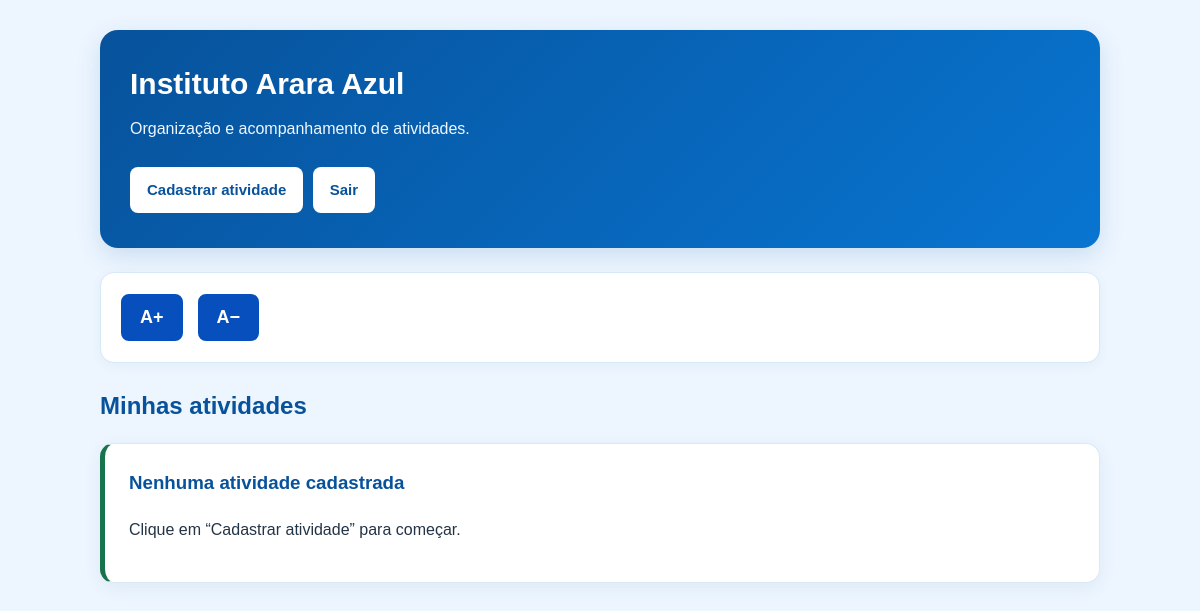
Before: /atividades (signed in) with the older database file.
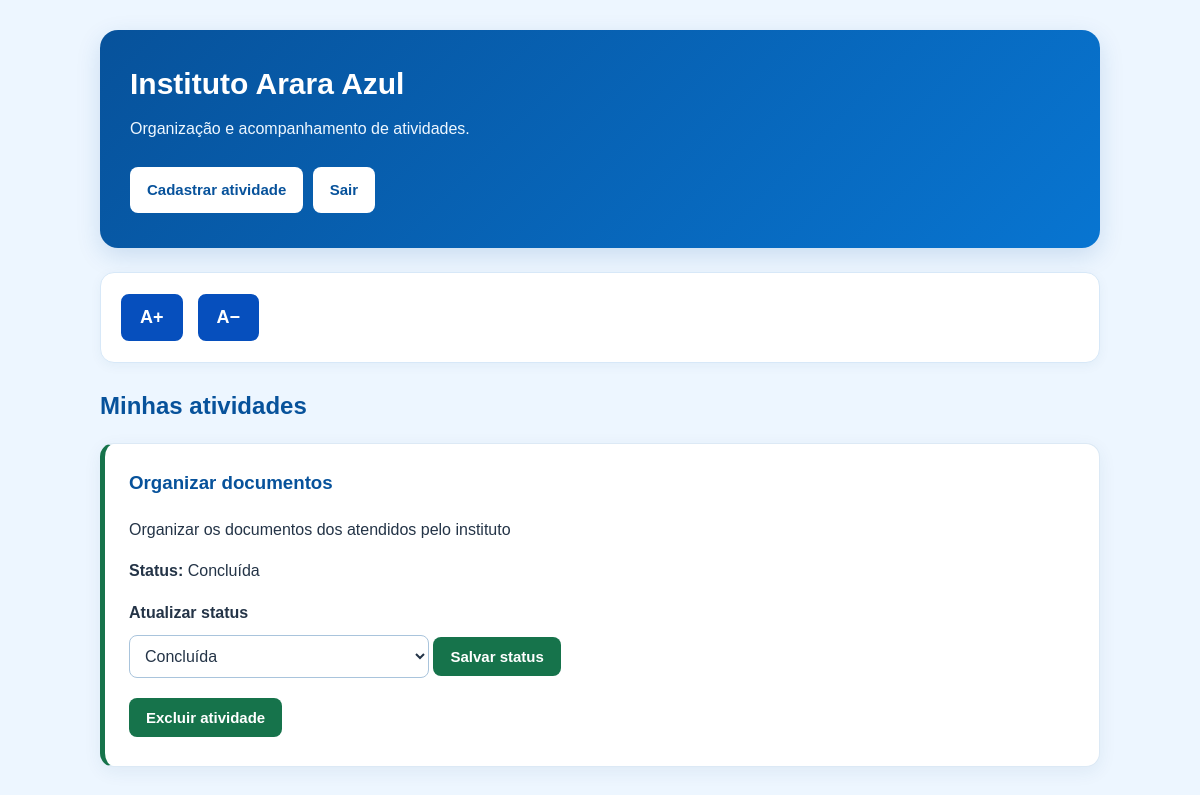
After: the same page with the newer database file.
### app.py (models this page shows)
class Atividade(db.Model):
    id = db.Column(db.Integer, primary_key=True)
    titulo = db.Column(db.String(150), nullable=False)
    descricao = db.Column(db.Text, nullable=False)
    status = db.Column(
        db.String(30),
        nullable=False,
        default="Pendente"
    )
    usuario_id = db.Column(
        db.Integer,
        db.ForeignKey("usuario.id"),
        nullable=False
    )

### app.py (the view)
@app.route("/atividades")
@login_required
def atividades():
    lista = Atividade.query.filter_by(
        usuario_id=session["usuario_id"]
    ).order_by(
        Atividade.id.desc()
    ).all()
    return render_template(
        "atividades.html",
        atividades=lista
    )

### app.py (called while the page is built)
def login_required(func):
    @wraps(func)
    def wrapper(*args, **kwargs):
        if "usuario_id" not in session:
            return redirect(url_for("login"))
        return func(*args, **kwargs)
    return wrapper

### templates/atividades.html (shortened to what this page needs)
<!DOCTYPE html>
<html lang="pt-BR">
<head>
</head>
<body>
    <main>
        <header>
            <h1>Instituto Arara Azul</h1>
            <p>Organização e acompanhamento de atividades.</p>
            <a href="{{ url_for('nova_atividade') }}">
                Cadastrar atividade
            </a>
            <a href="{{ url_for('logout') }}">
                Sair
            </a>
        </header>
        <div class="acessibilidade"
             role="group"
             aria-label="Controles de acessibilidade">
            <button type="button"
                    onclick="alterarFonte(1)"
                    aria-label="Aumentar tamanho da fonte">
                A+
            </button>
            <button type="button"
                    onclick="alterarFonte(-1)"
                    aria-label="Diminuir tamanho da fonte">
                A−
            </button>
        </div>
        <h2>Minhas atividades</h2>
        {% for atividade in atividades %}
            <article>
                <h3>{{ atividade.titulo }}</h3>
                <p>{{ atividade.descricao }}</p>
                <p>
                    <strong>Status:</strong>
                    {{ atividade.status }}
                </p>
                <form method="POST"
                      action="{{ url_for('alterar_status', id=atividade.id) }}">
                    <label for="status-{{ atividade.id }}">
                        Atualizar status
                    </label>
                    <select id="status-{{ atividade.id }}" name="status">
                        {% for status in ['Pendente', 'Em andamento', 'Concluída'] %}
                            <option value="{{ status }}"
                                {% if atividade.status == status %}selected{% endif %}>
                                {{ status }}
                            </option>
                        {% endfor %}
                    </select>
                    <button type="submit">Salvar status</button>
                </form>
                <form method="POST"
                      action="{{ url_for('excluir_atividade', id=atividade.id) }}"
                      onsubmit="return confirm('Deseja excluir esta atividade?')">
                    <button type="submit">Excluir atividade</button>
                </form>
            </article>
        {% else %}
            <article>
                <h3>Nenhuma atividade cadastrada</h3>
                <p>
                    Clique em “Cadastrar atividade” para começar.
                </p>
            </article>
        {% endfor %}
    </main>
</body>
</html>

### templates/atividades.html (style rules this page uses)
* { box-sizing: border-box; }
body { margin: 0; padding: 30px 18px; font-family: Arial, sans-serif; background: #edf6ff; color: #243447; font-size: 16px; line-height: 1.6; }
main { max-width: 1000px; margin: auto; }
header { background: linear-gradient(135deg, #07529b, #0875d1); color: white; padding: 30px; margin-bottom: 24px; border-radius: 18px; box-shadow: 0 8px 24px rgba(7, 82, 155, 0.15); }
header h1 { margin: 0 0 8px; color: white; font-size: 30px; }
header p { margin: 0 0 20px; color: #eef7ff; }
h2 { color: #07529b; margin-bottom: 18px; }
h3 { color: #07529b; margin-top: 0; overflow-wrap: anywhere; }
a, button { display: inline-block; padding: 11px 17px; margin: 5px 5px 5px 0; border-radius: 8px; font-size: 15px; font-weight: bold; text-decoration: none; cursor: pointer; transition: background 0.2s, transform 0.2s; }
a { background: #0875d1; color: white; }
header a { background: white; color: #07529b; }
button { background: #16734b; color: white; border: none; }
.acessibilidade { display: flex; flex-wrap: wrap; align-items: center; gap: 10px; padding: 16px 20px; margin-bottom: 24px; background: white; border: 1px solid #d7e8f8; border-radius: 14px; box-shadow: 0 3px 12px rgba(24, 72, 120, 0.05); }
.acessibilidade button { min-width: 52px; background: #064fbd; border: 2px solid #064fbd; font-size: 18px; }
article { background: white; padding: 24px; margin-bottom: 18px; border: 1px solid #dce9f5; border-left: 5px solid #16734b; border-radius: 14px; box-shadow: 0 5px 18px rgba(24, 72, 120, 0.07); }
article p { overflow-wrap: anywhere; }
label { display: block; margin: 14px 0 7px; font-weight: bold; }
select { width: 100%; max-width: 300px; padding: 11px; background: white; color: #243447; border: 1px solid #a9c4dc; border-radius: 8px; font-size: 16px; }
form { margin-top: 12px; }

Changed rows visible on the page:
added Atividade: titulo "Organizar documentos", descricao "Organizar os documentos dos atendidos pelo instituto", status "Concluída"
Other visible differences:
text no longer shown: "Nenhuma atividade cadastrada Clique em “Cadastrar atividade” para começar."
